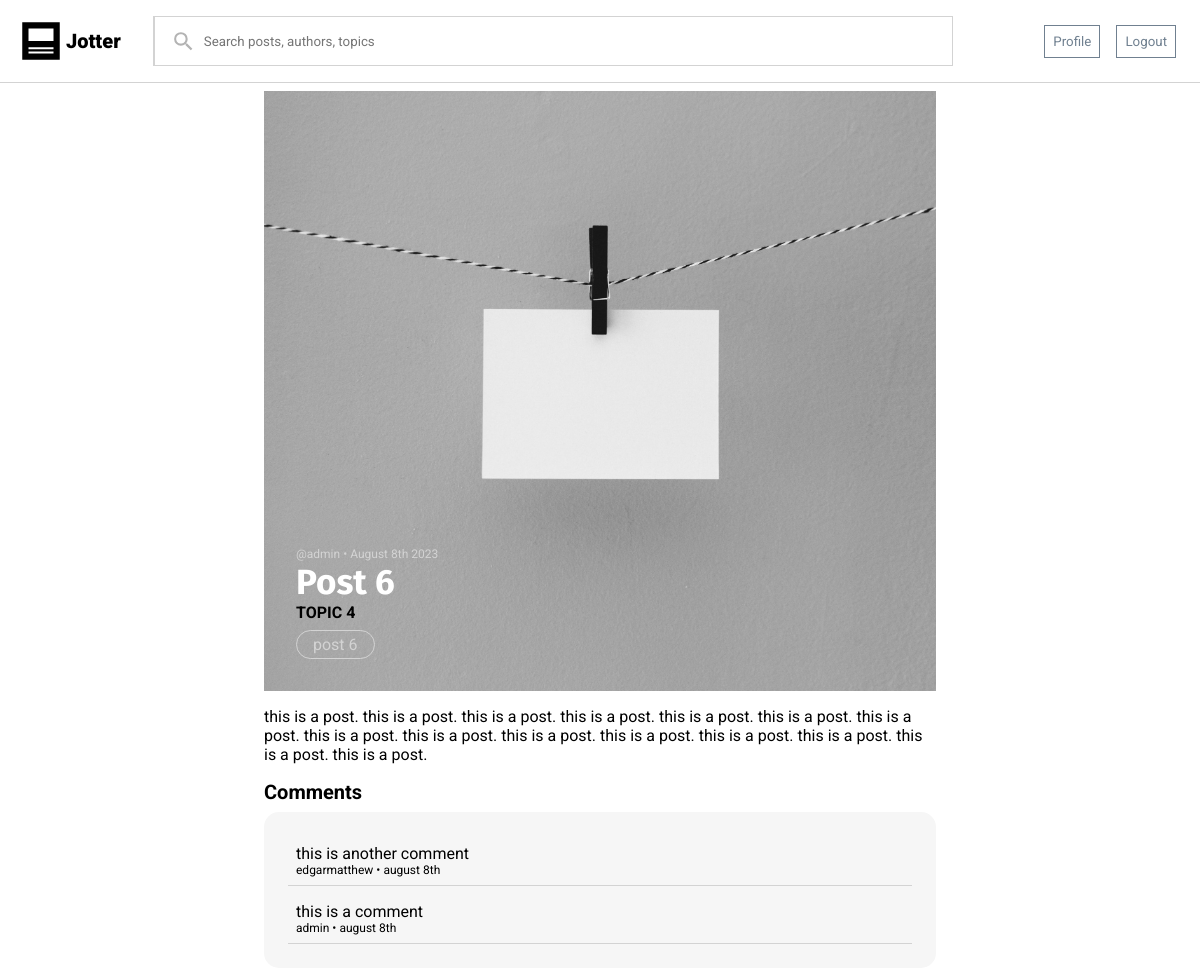
The page /post/post-6/ (signed in) on the database its author committed.
### blog/models.py (models this page shows, shortened)
class Post(models.Model):
    uuid = models.UUIDField(default=uuid4, auto_created=True)
    author = models.ForeignKey(settings.AUTH_USER_MODEL, on_delete=models.CASCADE)
    topic = models.ForeignKey(Topic, on_delete=models.CASCADE)
    title = models.CharField(max_length=150)
    text = models.TextField()
    dateAdded = models.DateTimeField(auto_now_add=True)
    slug = models.SlugField(null=False)
    tags = models.CharField(max_length=50)
    likes = models.ManyToManyField(settings.AUTH_USER_MODEL, through='Like', related_name='likedPosts')
    class Meta:
        ordering = ('-dateAdded',)

class Topic(models.Model):
    title = models.CharField(max_length=25)
    uuid = models.UUIDField(default=uuid4)
    def __str__(self):
        return self.title

class Comment(models.Model):
    uuid = models.UUIDField(default=uuid4)
    post = models.ForeignKey(Post, on_delete=models.CASCADE)
    author = models.ForeignKey(settings.AUTH_USER_MODEL, on_delete=models.CASCADE)
    parent = models.ForeignKey('self', on_delete=models.CASCADE, null=True, blank=True, related_name='replies')
    text = models.TextField()
    dateAdded = models.DateTimeField(auto_now_add=True, auto_created=True)
    class Meta:
        ordering = ['-dateAdded']

### accounts/models.py (models this page shows)
class CustomUser(AbstractUser):
    bio = models.TextField(max_length=500, blank=True)
    following = models.ManyToManyField('self', blank=True)
    followers = models.ManyToManyField('self', blank=True)
    socialLinks = models.TextField(blank=True)
    topics = models.ManyToManyField(Topic, blank=True, related_name='followers')
    def __str__(self):
        return self.username

### blog/views.py (the view)
# urls.py: path('post/<str:slug>/', PostDetail.as_view(), name="postDetail"),
class PostDetail(DetailView):
    model = Post
    template_name = "blog/postDetail.html"
    slug_field = "slug"
    def get(self, request, *args, **kwargs):
        post = super(PostDetail, self).get_object()
        tags = post.tags.split(',')
        comments = post.comment_set.all()
        context = {'post': post, 'comments': comments, 'tags': tags}
        return render(request, self.template_name, context)

### blog/templates/blog/postDetail.html (shortened to what this page needs)
{% extends "blog/base.html" %}
{% load static %}
{% block staticfiles %}
<link rel="stylesheet" href="{% static 'blog/css/postDetail.css' %}">
<link rel="stylesheet" href="{% static 'blog/css/blogComment.css' %}">
{% endblock staticfiles%}
{% block content %}
<div class="postDetail">
    <div class="header">
        <div class="auth-time"><a href="{% url 'accounts:profile' post.author %}">@{{ post.author }}</a> • {{ post.dateAdded|date:"F jS o" }}</div>
        <div class="title">{{ post.title|title }}</div>
        <div class="topic"><a href="{% url 'blog:topicDetail' post.topic.uuid %}">{{ post.topic|upper }}</a></div>
        <div class="tags">
            {% for tag in tags %}
                <div class="tag">{{ tag }}</div>
            {% endfor %}
        </div>
    </div>
    <div class="content">{{ post.text|linebreaks }}</div>
    <div class="comment"><a href="{% url 'blog:newComment' post.uuid %}">Comments</a></div>
    {% if comments %}
    <div class="comments">
        {% for comment in comments %}
        {% include "blog/blogComment.html" %}
        {% endfor %}
    </div>
    {% endif %}
</div>
{% endblock content %}

### blog/templates/blog/blogComment.html
<div class="comment-main">
    <div class="comment-div">
        <div class="text">{{ comment.text }}</div>
        <div class="footer">
            <div class="author-date"><a href="{% url 'accounts:profile' comment.author %}">{{ comment.author }}</a> • {{ comment.dateAdded|date:"F jS"|lower }}</div>
        </div>
    </div>
</div>

### blog/static/blog/css/base.css (style rules this page uses)
* { margin: 0; box-sizing: border-box; font-family: 'Roboto', sans-serif; }
body { width: 100vw; }
a { text-decoration: none; color: black; }

### blog/static/blog/css/postDetail.css (style rules this page uses)
.postDetail { width: 100%; }
.postDetail { padding: 0 200px; }
.postDetail > .header { background-image: url('../img/blank.jpg'); background-position: center; background-size: cover; height: 600px; width: 100%; display: flex; flex-direction: column; justify-content: end; align-items: start; padding: 32px; }
.header > .title { font-family: 'Fira Sans', Arial, Helvetica, sans-serif; font-weight: 700; font-size: 35px; color: white; }
.header > .topic a { font-weight: 700; }
.header > .auth-time, .header > .auth-time a { font-size: 12px; color: lightgray; }
.header > .tags { display: flex; flex-direction: row; gap: 8px; margin-top: 8px; }
.header .tag { border: 1px solid lightgray; padding: 4px 16px; border-radius: 25px; color: lightgray; }
.postDetail > .content { margin: 16px 0; }
.postDetail > .comment { font-weight: 700; font-size: 20px; }
.postDetail > .comments { border-radius: 15px; padding: 16px; background-color: rgb(246, 246, 246); margin-top: 8px; }

### blog/static/blog/css/blogComment.css (style rules this page uses)
.comment-main { margin: 8px; border-bottom: 1px solid lightgray; padding: 8px; }
.comment-main .footer { font-size: 12px; }

### rows shown on the page
Post: author "admin", dateAdded "August 8th 2023", title "Post 6", topic "TOPIC 4", tags "post 6", text "this is a post. this is a post. this is a post. this is a post. this is a post. this is a post. this is a post. this is a post. this is a post. this is a post. this is a post. this is a post. this is a post. this is a post. this is a post."
Comment: text "this is another comment", author "edgarmatthew", dateAdded "august 8th"
Comment: text "this is a comment", author "admin", dateAdded "august 8th"
